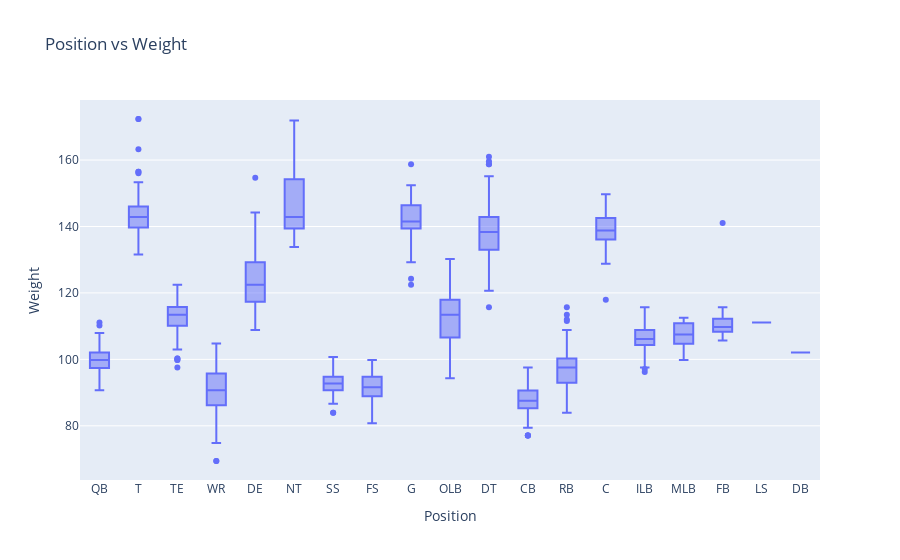

Notebook code cell kept with this figure:
### Code cell
# 创建箱线图得到位置与体重的关系
fig_box = px.box(players_data, x='position', y='weight', title='Position vs Weight')
fig_box.update_xaxes(title='Position')
fig_box.update_yaxes(title='Weight')
fig_box.show()

### Figure 1 — Plotly figure (JSON) as saved in the notebook; plotly's stock layout.template omitted (floating-point values rounded to 4 significant figures; data arrays with more than 128 entries replaced by an {"elided": "..."} marker saying what was removed)
{"data": [{"alignmentgroup": "True", "hovertemplate": "position=%{x}<br>weight=%{y}<extra></extra>", "legendgroup": "", "marker": {"color": "#636efa"}, "name": "", "notched": false, "offsetgroup": "", "orientation": "v", "showlegend": false, "type": "box", "x": {"elided": "1683 str values"}, "x0": " ", "xaxis": "x", "y": {"elided": "1683 float values"}, "y0": " ", "yaxis": "y"}], "layout": {"boxmode": "group", "legend": {"tracegroupgap": 0}, "title": {"text": "Position vs Weight"}, "xaxis": {"anchor": "y", "domain": [0, 1], "title": {"text": "Position"}}, "yaxis": {"anchor": "x", "domain": [0, 1], "title": {"text": "Weight"}}}}
